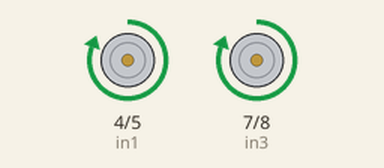
This sketch was run on a simulated Arduino Uno, built with avr-gcc and run on an emulated ATmega328P. On the bench: motor-driver pin pairs drawn as motors (green arrow = first pin HIGH = forward, orange = second pin HIGH = backward, longer = more drive, scaled by the enable pin).

Above: at 0.5 s.
At 2.5 s:
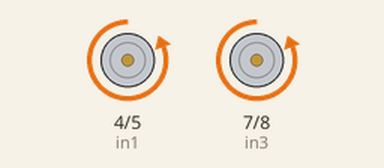
At 3.5 s:
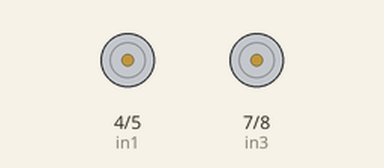
Timing chart, 0 to 5.2 s (numbered marks = the images above):
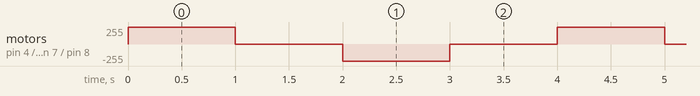

Measured:
- by itself, motor on pin 4 (in1) / pin 5 (in2), motor on pin 7 (in3) / pin 8 (in4): repeats every 4.0 s: stopped 1.0 s, backward 255/255 1.0 s, stopped 1.0 s, forward 255/255 1.0 s

The sketch:

motor_testing.ino
```cpp
int ena = 3;
int enb = 9;
int in1 = 4;
int in2 = 5;
int in3 = 7;
int in4 = 8;

void setup() {
  // put your setup code here, to run once:
  pinMode(ena, OUTPUT);
  pinMode(enb, OUTPUT);
  pinMode(in1, OUTPUT);
  pinMode(in2, OUTPUT);
  pinMode(in3, OUTPUT);
  pinMode(in4, OUTPUT);

}

void loop() {
  // put your main code here, to run repeatedly:
  digitalWrite(in1, HIGH);
  digitalWrite(in2, LOW);
  analogWrite(ena, 255);
  digitalWrite(in3, HIGH);
  digitalWrite(in4, LOW);
  analogWrite(enb, 255);

  delay(1000);

  digitalWrite(in1, LOW);
  digitalWrite(in2, LOW);
  digitalWrite(in3, LOW);
  digitalWrite(in4, LOW);

  delay(1000);

  digitalWrite(in1, LOW);
  digitalWrite(in2, HIGH);
  analogWrite(ena, 255);
  digitalWrite(in3, LOW);
  digitalWrite(in4, HIGH);
  analogWrite(enb, 255);

  delay(1000);

  digitalWrite(in1, LOW);
  digitalWrite(in2, LOW);
  digitalWrite(in3, LOW);
  digitalWrite(in4, LOW);

  delay(1000);


}
```
